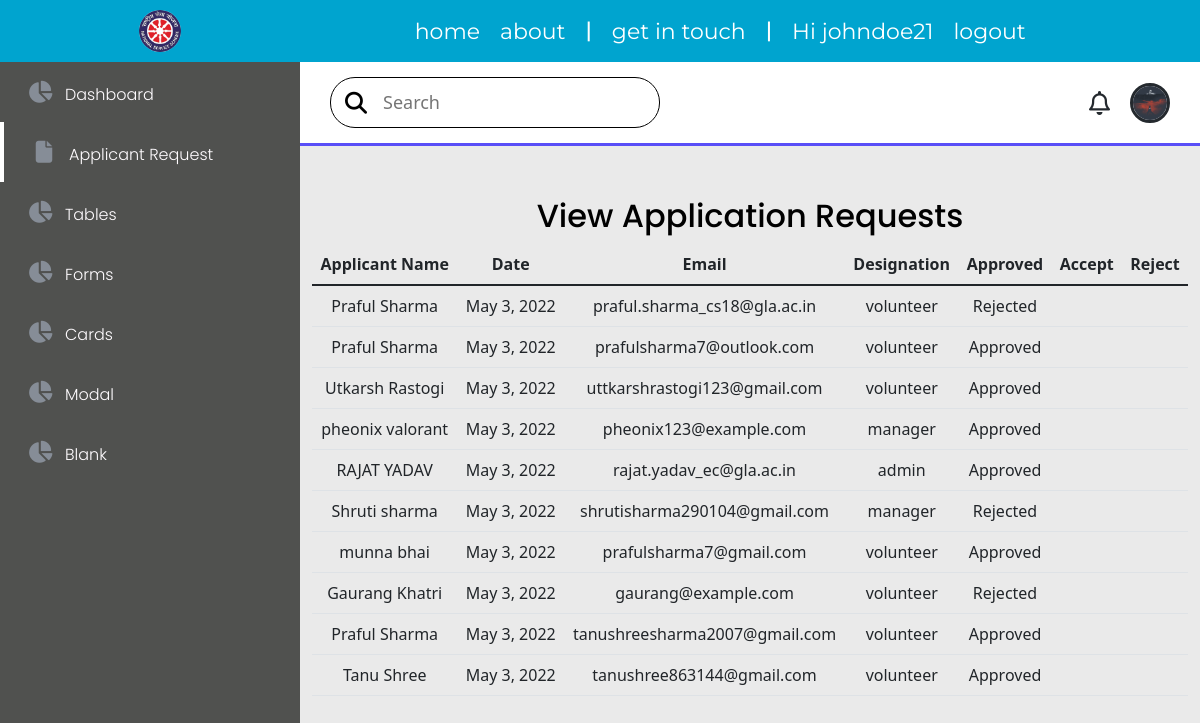
The page /dashboard/application-request (signed in) on the database as committed earlier.
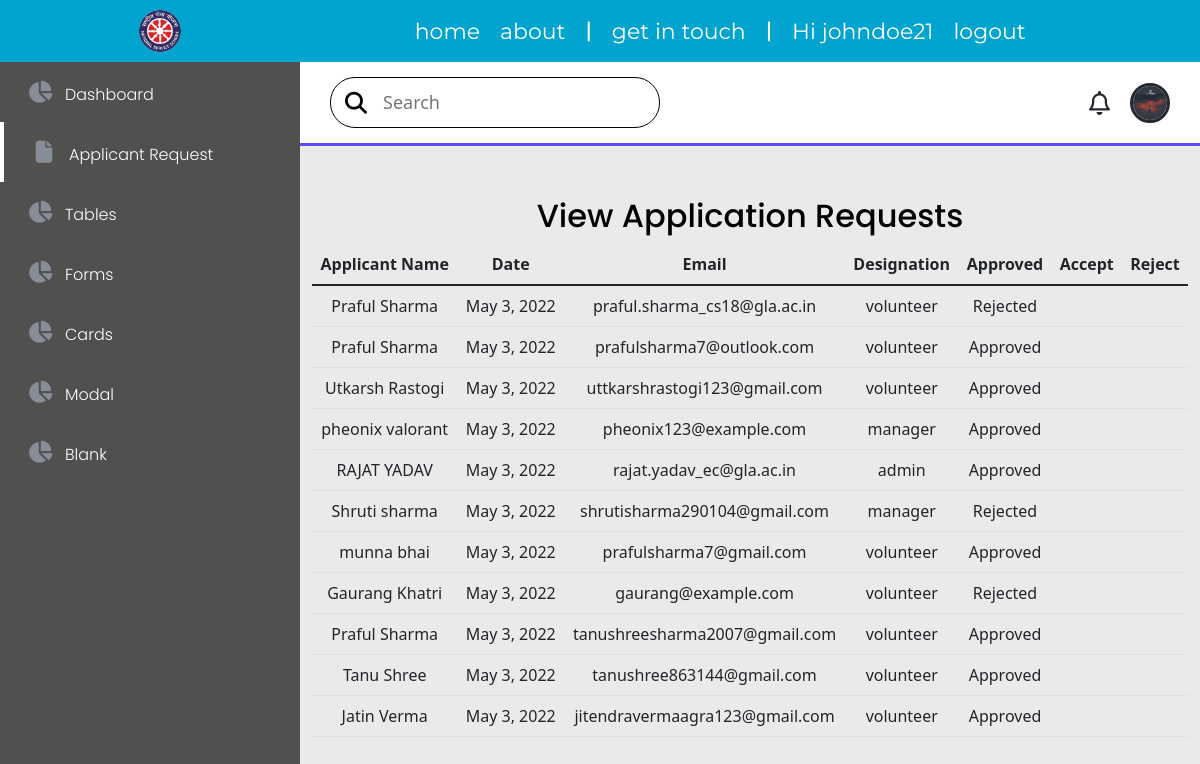
The same page on the database as committed later.
### accounts/models.py (models this page shows, shortened)
class Account(AbstractBaseUser, PermissionsMixin):
    email = models.EmailField(verbose_name="email", max_length=60, unique=True)
    username = models.CharField(max_length=30, unique=True)
    date_joined = models.DateTimeField(
        verbose_name="date joined", auto_now_add=True)
    last_login = models.DateTimeField(verbose_name="last login", auto_now=True)
    is_admin = models.BooleanField(default=False)
    is_active = models.BooleanField(default=True)
    is_staff = models.BooleanField(default=False)
    is_superuser = models.BooleanField(default=False)
    first_name = models.CharField(max_length=20)
    last_name = models.CharField(max_length=20)
    profile_picture = models.ImageField(null= True, blank=True, upload_to='user/%Y/%m/%d/')
    designation = models.CharField(max_length=50)
    mobile = models.CharField(max_length=14, null=True, blank=True)
    USERNAME_FIELD = 'username'
    REQUIRED_FIELDS = ['email', 'first_name']
    objects = CustomAccountManager()

### base/models.py (models this page shows, shortened)
class Applicant(models.Model):
    first_name = models.CharField(max_length=50)
    last_name = models.CharField(max_length=50)
    date_applied = models.DateTimeField(
        verbose_name='date_applied', auto_now_add=True)
    phone = models.CharField(max_length=50)
    email = models.EmailField(verbose_name="email",
                              max_length=100, unique=True)
    profile_picture = models.ImageField(
        null=True, upload_to='application/%Y/%m/%d/')
    designation = models.CharField(max_length=50)
    status = models.BooleanField(default=False)
    response = models.CharField(max_length=9, choices=[('Approved', 'Approved'), ('Rejected', 'Rejected')], null=True, blank=True)

### accounts/decorators.py (the view)
        def wrapper_func(request, *args, **kwargs):
            group = None
            if request.user.groups.exists():
                group = request.user.groups.all()[0].name
            if group in allowed_roles:
                return view_func(request, *args, **kwargs)
            else:
                return HttpResponse('You are not authorized to access this page.')

### dashboard/views.py (called while the page is built)
@allowed_users(allowed_roles=['manager'])
def dashboard_application_request(request):
    if not request.user.is_authenticated:
        return redirect('login')
    application = Applicant.objects.all()
    context = {'application': application}
    return render(request, 'dashboard/dashboard-application-request.html', context)

### templates/dashboard/dashboard-application-request.html (shortened to what this page needs)
{% extends 'dashboard/dashboard-main.html' %}
{% load static %}
{% block content%}
<div class="table-container">
  <div class="container" style="margin-top: 50px">
    <h2 class="text-center">View Application Requests</h2>
    <br /><br />
    <table id="example" class="display table table-hover" style="width: 100%">
      <thead>
        <tr style="text-align: center">
          <th>Applicant Name</th>
          <th>Date</th>
          <th>Email</th>
          <th>Designation</th>
          <th>Approved</th>
          <th>Accept</th>
          <th>Reject</th>
        </tr>
      </thead>
      <tbody>
        {% for i in application %}
        <tr style="text-align: center">
          <td>{{ i.first_name }} {{i.last_name}}</td>
          <td>{{ i.date_applied|date }}</td>
          <td>{{ i.email }}</td>
          <td>{{ i.designation }}</td>
          {% if i.status %}
          <td>{{i.response}}</td>
          <td></td>
          <td></td>
          {% endif %}
        </tr>
        {% endfor %}
      </tbody>
    </table>
  </div>
</div>
{% endblock %}

### templates/dashboard/dashboard-main.html (shortened to what this page needs)
{% extends 'main.html' %} {% load static %} {% block dashboard %}
<section class="dashboard-container">
  <div class="menu">
    <div class="items">
      <li>
        <i class="fas fa-chart-pie"></i
        ><a href="{% url 'dashboard-home' %}">Dashboard</a>
      </li>
      <li>
        <i class="fas fa-file"></i
        ><a href="{% url 'dashboard-application-request' %}"
          >Applicant Request</a
        >
      </li>
      <li><i class="fas fa-chart-pie"></i><a href="#">Tables</a></li>
      <li><i class="fas fa-chart-pie"></i><a href="#">Forms</a></li>
      <li><i class="fas fa-chart-pie"></i><a href="#">Cards</a></li>
      <li><i class="fas fa-chart-pie"></i><a href="#">Modal</a></li>
      <li><i class="fas fa-chart-pie"></i><a href="#">Blank</a></li>
    </div>
  </div>
  <div class="interface">
    <div class="navigation">
      <div class="n1">
        <div class="search">
          <i class="fas fa-search"></i>
          <input type="text" name="search-query" id="" placeholder="Search" />
        </div>
      </div>
      <div class="profile">
        <i class="far fa-bell"></i>
        <img
          class="rounded-circle"
          src="{{user.profile_picture.url}}"
          alt="profile"
          srcset=""
        />
      </div>
    </div>
    {% block content %} {% endblock %}
 </div>
</section>
{% endblock %}

### templates/main.html (shortened to what this page needs)
{% load static %}
<!DOCTYPE html>
<html lang="en">
<head>
    <link rel="stylesheet" href="{% static '/css/main.css' %}" />
    <link rel="stylesheet" href="{% static '/css/user-details.css' %}" />
    <link rel="stylesheet" href="{% static '/css/accounts.css' %}" />
    <link rel="stylesheet" href="{% static '/css/dashboard.css' %}" />
    <link href="https://cdn.jsdelivr.net/npm/bootstrap@5.1.3/dist/css/bootstrap.min.css" rel="stylesheet"
>
</head>
<body>
    {% include 'navbar.html' %}
    {% block dashboard %}{% endblock %}
</body>
</html>

### templates/navbar.html (shortened to what this page needs)
{% load static %}
<nav>
  <div class="logo">
    <img class="logo-img" src="{% static '/img/logo.jpeg' %}" alt="logo" />
  </div>
  <ul>
    <div class="nav-links-1">
      <li><a href="{% url 'home' %}">home</a></li>
      <li><a href="#">about</a></li>
      <li>
        <p>|</p>
      </li>
      <li><a href="#get-in-touch">get in touch</a></li>
      <li>
        <p>|</p>
      </li>
      {% if user.is_authenticated %}
      <li><a id="show-login" href="{% url 'dashboard-home' %}">Hi {{user.username}}</a></li>
      <li><a id="show-login" href="{% url 'logout' %}">logout</a></li>
      {% else %}
      <li><a id="show-login" href="{% url 'login' %}">login</a></li>
      {% endif %}
    </div>
  </ul>
</nav>

### static/css/main.css (style rules this page uses)
:root { --mainText: black; --secondaryText: #4b5156; --mainColor: #eaeaea; --secondaryColor: #fff; --borderColor: #c1c1c1; --themeDotBorder: #24292e; --previewBg: rgba(251, 249, 243, 0.8); --previewShadow: #f0ead6; --buttonColor: black; --navbarColor: #00a4cf; }
html, body { padding: 0; margin: 0; }
body * { transition: 0.3s; }
h1, h2, h3, h4, h5, h6, strong { color: var(--mainText); font-family: "Poppins", sans-serif; font-weight: 700; }
p, li, span, label, input, textarea { color: var(--secondaryText); font-family: "Poppins", sans-serif; font-weight: 400; }
a { text-decoration: none; color: #17a2b8; }
ul { list-style: none; }
h2 { font-size: 36px; }
nav { background: var(--navbarColor); display: flex; justify-content: space-around; align-content: center; flex-direction: row; flex-wrap: nowrap; align-items: center; padding: 10px 40px 10px 40px; }
nav ul { display: flex; list-style: none; flex-wrap: nowrap; align-items: center; justify-content: space-around; margin: 0; padding: 0; flex-direction: row; align-content: center; }
.logo { display: flex; flex-direction: row; flex-wrap: nowrap; align-content: center; align-items: center; justify-content: center; }
.logo > .logo-img { width: 42px; border-radius: 25px; }
.nav-links-1 { padding: 0 25px; display: inline-flex; flex-direction: row; flex-wrap: nowrap; align-content: center; justify-content: center; align-items: center; }
.nav-links-1 > li > a { text-decoration: none; font-size: 22px; padding: 0 10px; font-family: "Montserrat", sans-serif; color: var(--secondaryColor); }
.nav-links-1 > li > p { text-decoration: none; font-size: 22px; padding: 0px 10px; margin: 0; color: var(--secondaryColor); }
.container { width: 100%; display: flex; justify-content: center; align-items: center; flex-wrap: wrap; }
@media screen and (max-width: 1200px) { nav { padding: 10px 40px 10px 40px; } }
@media screen and (max-width: 1200px) { .nav-links-1 { flex: 4; } }

### static/css/dashboard.css (style rules this page uses)
.dashboard-container { background: #eaeaea; position: relative; display: flex; margin: 0; padding: 0; min-height: 100vh; }
.menu { background-color: #50514f; width: 300px; }
.menu > .items > li { list-style: none; padding: 15px 0; transition: 0.3s ease; }
.menu > .items > li.active { border-left: 4px solid #fff; }
.menu > .items > li > i { color: rgb(134, 141, 151); width: 30px; height: 30px; line-height: 30px; text-align: center; font-size: 22px; margin: 0 10px 0 25px; }
.menu > .items > li > a { text-decoration: none; color: #fffcff; font-weight: 300; transition: 0.3s ease; }
.interface { width: calc(100% - 300px); height: auto; }
.interface > .navigation { display: flex; align-items: center; justify-content: space-between; background: #fff; padding: 15px 30px; border-bottom: 3px solid #594ef7; }
.interface > .navigation > .n1 > .search { display: flex; justify-content: flex-start; align-items: center; padding: 10px 14px; border: 1px solid black; border-radius: 25px; }
.interface > .navigation > .n1 > .search > i { margin-right: 14px; font-size: 22px; color: black; }
.interface > .navigation > .n1 > .search > input { border: none; outline: none; background: #fff; color: black; font-size: 18px; }
.interface > .navigation > .profile { display: flex; justify-content: flex-start; align-items: center; }
.interface > .navigation > .profile > i { margin-right: 20px; font-size: 24px; font-weight: 400; color: #24292e; }
.interface > .navigation > .profile > img { width: 40px; height: 40px; object-fit: cover; border: 3px solid #24292e; }
.n1 { display: flex; justify-content: flex-start; align-items: center; }

Rows that differ between the two databases and show on the page:
added Applicant: first_name "Jatin", last_name "Verma", date_applied "May 3, 2022", email "jitendravermaagra123@gmail.com", designation "volunteer", response "Approved"
